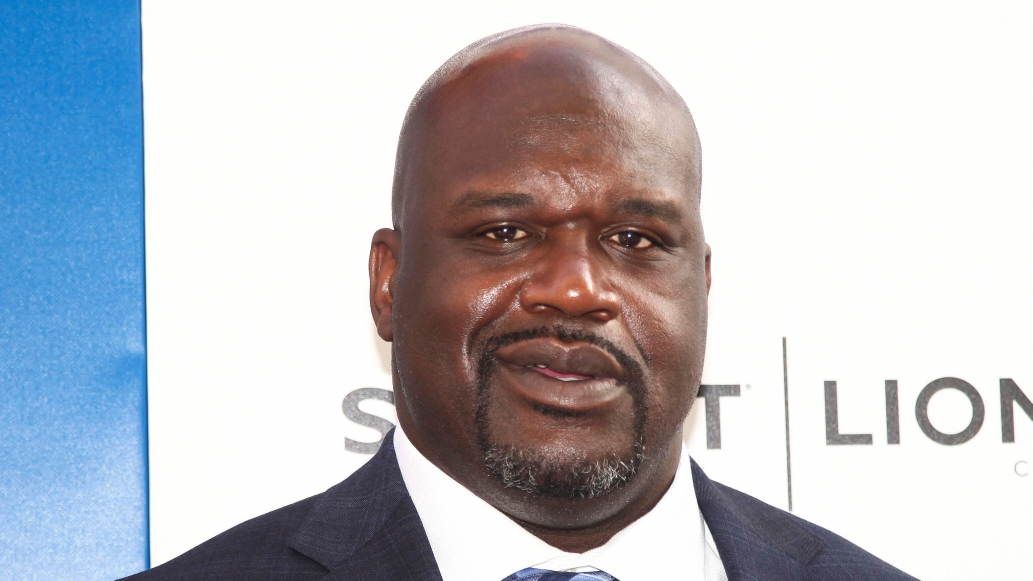
#> input picture faces/shaq.jpg, 3097 x 1742 px (shown at 1/3 size)
$ jupyter execute --allow-errors realtimefaceswapping.ipynb   (text cells are left out)
#> lines starting #> are read from the running program, lines starting #| are printed output that depends on the picture
[cell 1]
import cv2
import numpy as np
import dlib

[cell 2]
def extractIndexFromNumpyArray(nparray):
    index = None
    for num in nparray[0]:
        index = num
        break
    return index

[cell 3]
sourceImg = cv2.imread("faces/shaq.jpg")
#> sourceImg is the input picture: shape (1742, 3097, 3); mean B, G, R 197.4, 190.9, 189.3
sourceImgGray = cv2.cvtColor(sourceImg, cv2.COLOR_BGR2GRAY)
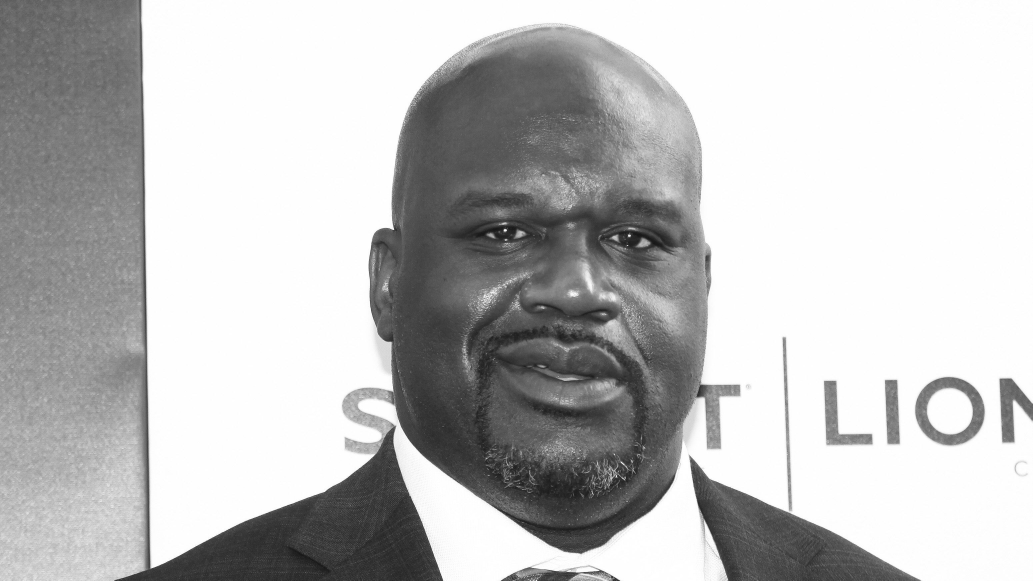
#> sourceImgGray: shape (1742, 3097) (shown at 1/3 size); min 2, max 255, mean 191.2
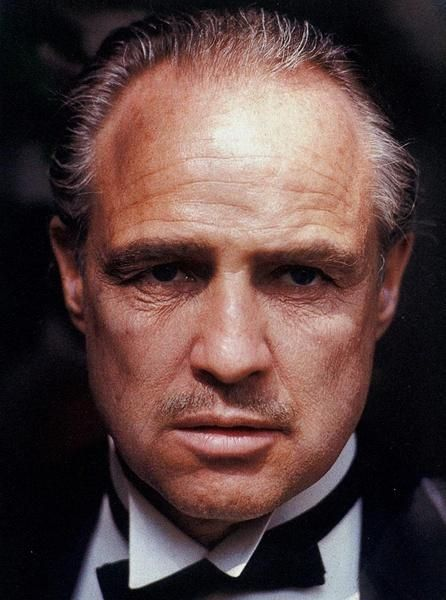
#> input picture brando.jpg, 446 x 600 px, given in place of the camera
#> further down, targetFace is the input picture: shape (600, 446, 3); mean B, G, R 63.3, 65.2, 88.2
#> `targetFaceGray = cv2.cvtColor(targetFace, cv2.COLOR_BGR2GRAY)`:
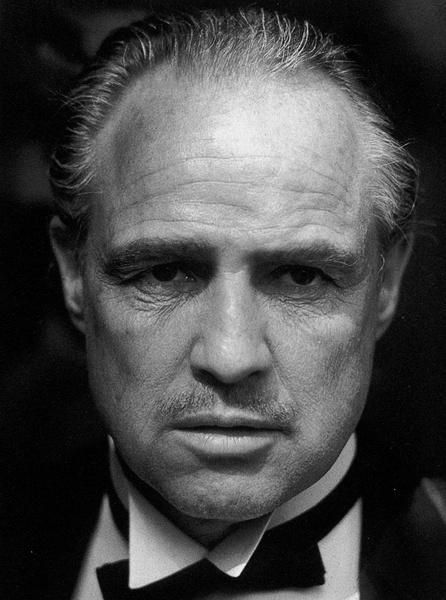
#> targetFaceGray: shape (600, 446); min 0, max 244, mean 71.9
sourceImgMask = np.zeros_like(sourceImgGray)

vidCapture = cv2.VideoCapture(0)

#> (the rest of this cell did not finish here and is left out)

[cell 4]
delaunayTrianglesIndexes = []
#> (the rest of this cell did not finish here and is left out)

#> (a cell that did not finish here is left out)
